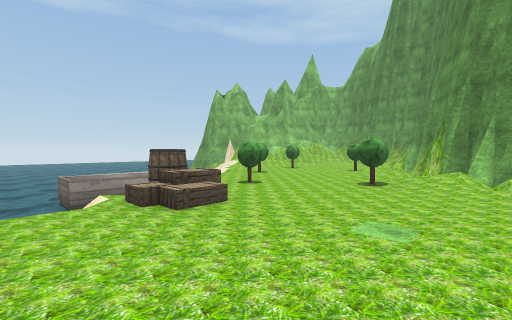
view 1 (above)

16 first-person views from a walk through a Unity game level. The camera is 1.5 m above the floor, tilts 2° down and sees 90° across. The floor is counted in squares, 2 m on a side. Each view is taken from the middle of a square. On the plan, view 1 faces up. The plan holds only what a view shows up to about 9 squares ahead; the rest is blank. The place goes on beyond the plan. Some trees and plants on the terrain are drawn as simple stand-ins. The player is left out. Some animated figures are not drawn. Some surface patterns are stand-ins.

view 2
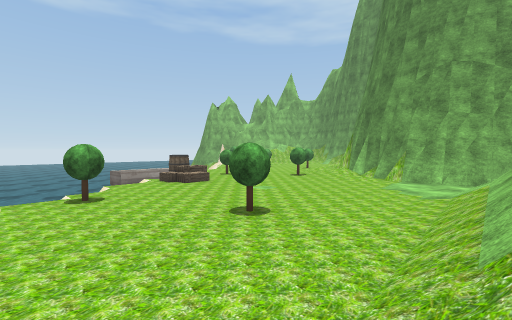

view 3
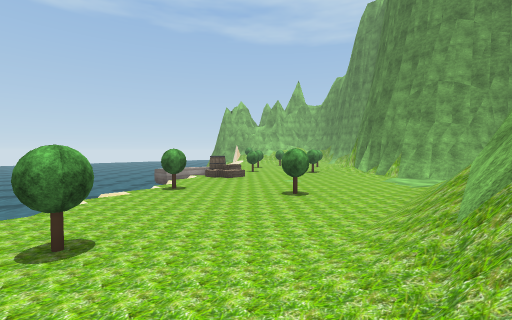

view 4
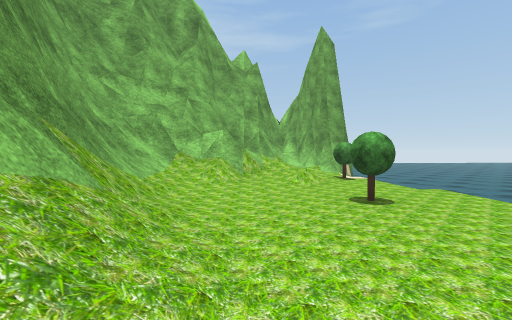

view 5
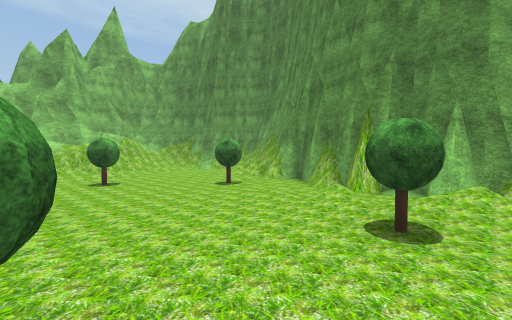

view 6
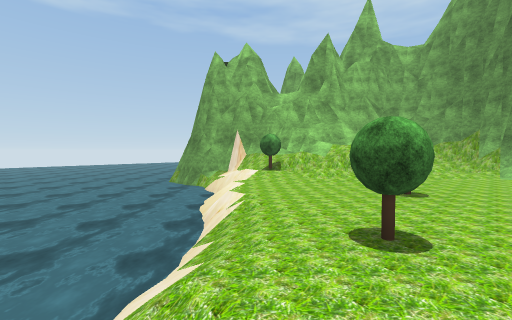

view 7
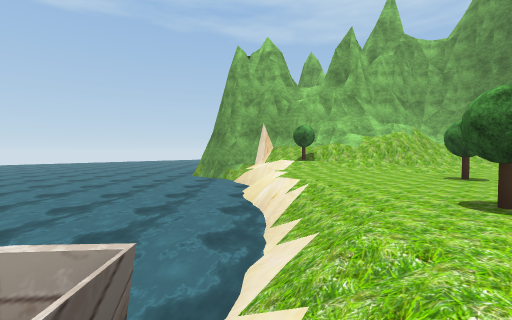

view 8
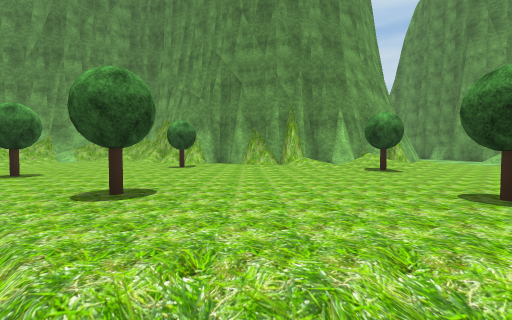

view 9
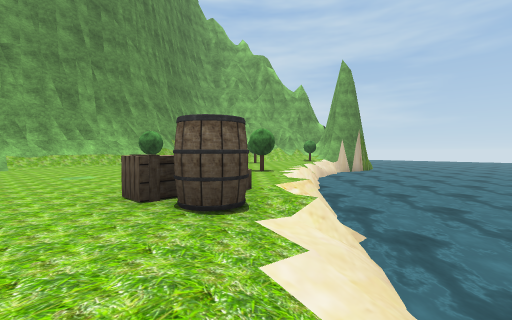

view 10
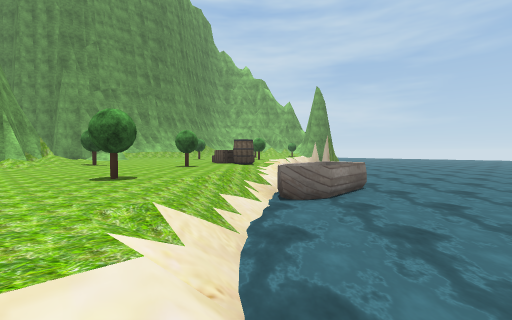

view 11
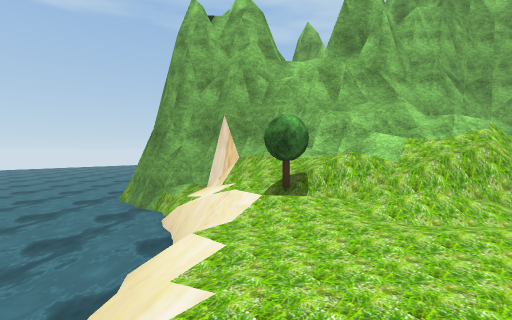

view 12
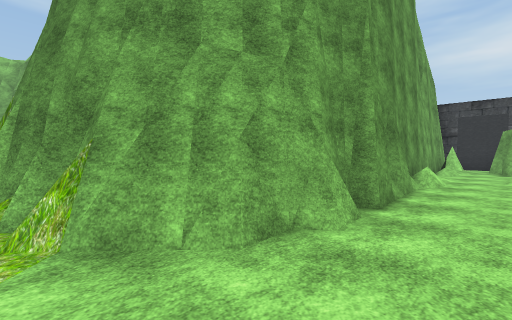

view 13
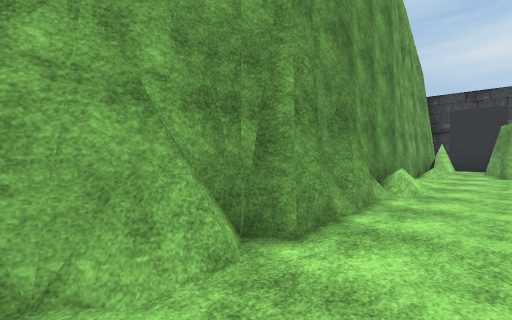

view 14
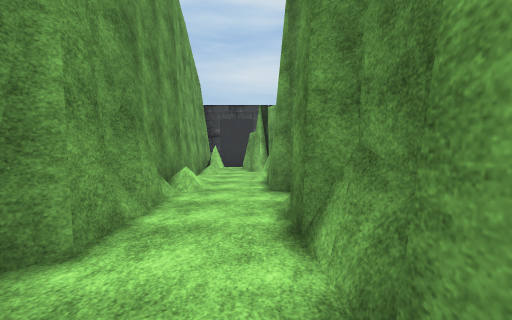

view 15
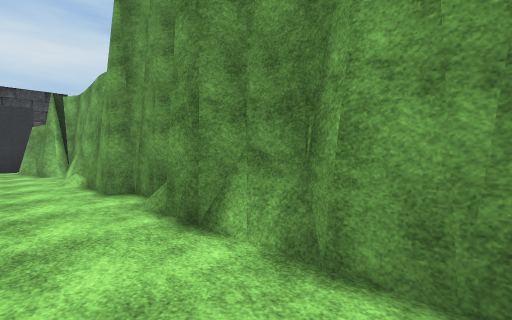

view 16
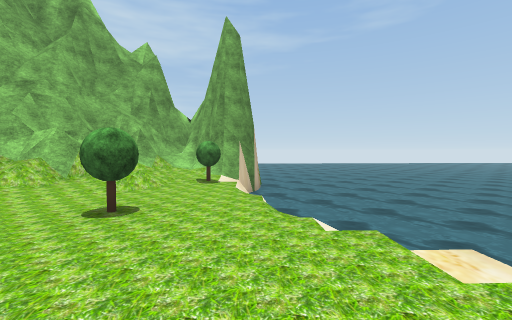

### Floor plan
Key: @ floor where view 1 was taken; # wall or solid block; . main floor; - floor 1 m lower than the main floor; / step, stairs or slope; = window, fence, low wall or low ledge; ~ water the walk can cross; ≈ water the walk keeps out of; T tree; B boat; A barrel; O other object.
Columns run from 8 left of view 1 to 19 right of it. Each row starts with its distance up from view 1.
 18 ≈≈≈≈#
 17  ≈≈≈##########
 16 ≈≈≈≈≈≈==#=#==##
 15 ≈≈≈≈≈≈=T///= /##
 14 ≈≈≈≈≈≈////=////#
 13 ≈≈≈≈≈≈/////.../#
 12  ≈≈≈≈≈≈......./#
 11   ≈≈≈≈≈/..T../##
 10    ≈≈≈~/....T=#
  9 ≈≈≈≈≈≈-/T.....#
  8 ≈≈≈≈BB/......##
  7 ≈≈≈BBB/....//#
  6 ≈≈≈BBB/.T..T/#
  5 ≈≈≈≈≈≈A....//##
  4 ≈≈≈≈≈≈OO..../##
  3 ≈ ≈≈≈≈........##############
  2 ≈≈≈≈≈≈.................../.#
  1 ≈≈≈≈≈/T......//.......///###
  0 ≈≈≈≈≈/..@T..//############
 -1 ≈≈≈≈≈......//##
 -2 ≈≈≈≈≈...../###
 -3 ≈≈≈≈..T../=#
 -4 ≈≈≈≈...../##
 -5 ≈≈≈T./../##
 -6 ≈##//////##
 -7   #=//===#
 -8   ########

Where each view was taken, in squares from view 1:
view 1: 0 up, 0 right, facing up
view 2: 4 down, 1 right, facing up
view 3: 6 down, 0 right, facing up
view 4: 2 down, 2 right, facing down-left
view 5: 5 up, 0 right, facing up-right
view 6: 7 up, 1 left, facing up
view 7: 7 up, 2 left, facing up
view 8: 8 up, 2 left, facing right
view 9: 7 up, 2 left, facing down
view 10: 13 up, 2 left, facing down
view 11: 11 up, 1 left, facing up
view 12: 1 up, 5 right, facing up-right
view 13: 1 up, 7 right, facing up-right
view 14: 1 up, 7 right, facing right
view 15: 2 up, 7 right, facing down-right
view 16: 0 up, 1 left, facing down-left
